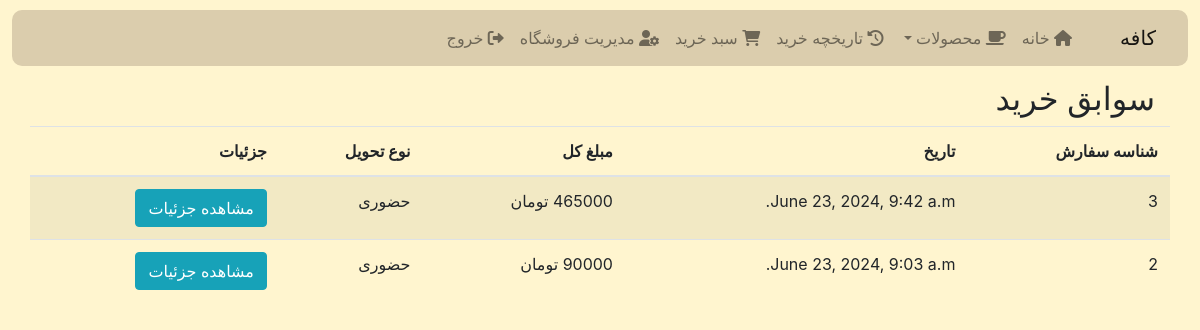
/purchase-history/ (signed in), run on the app's committed database.
### shop/models.py (models this page shows, shortened)
class Order(models.Model):
    STATUS_CHOICES = [
        ('cart', 'Cart'),
        ('completed', 'Completed'),
    ]
    DELIVERY_CHOICES = [
        ('outside', 'Outside'),
        ('in_person', 'In Person'),
    ]
    user = models.ForeignKey(User, on_delete=models.CASCADE)
    purchase_amount = models.IntegerField(default=0)
    type = models.CharField(max_length=10, choices=STATUS_CHOICES, default='cart')
    delivery_type = models.CharField(max_length=10, choices=DELIVERY_CHOICES, default='in_person')
    created_at = models.DateTimeField(default=timezone.now)

### shop/views.py (the view)
# urls.py: path('purchase-history/', views.purchase_history, name='purchase_history'),
@login_required
def purchase_history(request):
    user = request.user
    orders = Order.objects.filter(user=user, type='completed').order_by('-created_at')
    order_details = []
    for order in orders:
        total_amount = sum(
            item.product.price * item.quantity for item in OrderProduct.objects.filter(order=order)
        )
        order.purchase_amount = total_amount
        order_details.append(order)
    return render(request, 'shop/purchase_history.html', {'orders': order_details})

### shop/templates/shop/purchase_history.html (shortened to what this page needs)
{% extends 'shop/base.html' %} {% block content %}
<h2 style="text-align: right;">سوابق خرید</h2>
<div class="row" style="text-align: right;">
    {% if orders %}
    <table class="table table-striped">
        <thead>
            <tr>
                <th>شناسه سفارش</th>
                <th>تاریخ</th>
                <th>مبلغ کل</th>
                <th>نوع تحویل</th>
                <th>جزئیات</th>
            </tr>
        </thead>
        <tbody>
            {% for order in orders %}
            <tr>
                <td>{{ order.id }}</td>
                <td>{{ order.created_at }}</td>
                <td>{{ order.purchase_amount }} تومان</td>
                {% if order.get_delivery_type_display == "Outside" %}
                <td>بیرون‌بر</td>
                {% else %}
                <td>حضوری</td>
                {% endif %}
                <td>
                    <button class="btn btn-info" type="button" data-toggle="collapse" data-target="#details-{{ order.id }}" aria-expanded="false" aria-controls="details-{{ order.id }}">
                        مشاهده جزئیات
                    </button>
                </td>
            </tr>
            {% endfor %}
        </tbody>
    </table>
    {% else %}
    <p>شما هیچ سابقه خریدی ندارید.</p>
    {% endif %}
</div>
{% endblock %}

### data on the page
Order: id "3", created_at "June 23, 2024, 9:42 a.m.", delivery_type "حضوری"
Order: id "2", created_at "June 23, 2024, 9:03 a.m.", delivery_type "حضوری"
